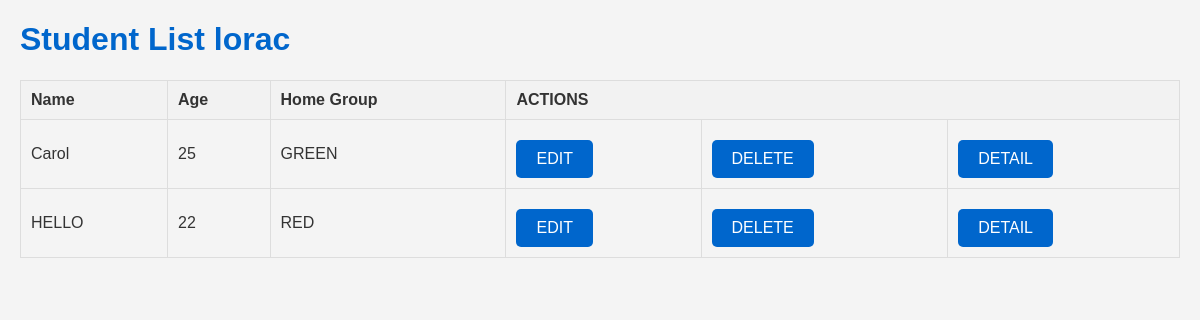
Screenshot of /models/students/ with the database file from the repository.
### modelType/models.py (models this page shows, shortened)
class CommonInfo(models.Model):
    name = models.CharField(max_length=100)
    age = models.PositiveIntegerField()
    class Meta:
        abstract = True

class Student(CommonInfo):
    home_group = models.CharField(max_length=5)

### modelType/views.py (the view)
# urls.py: path('students/', StudentListView.as_view(), name='student_list'),
class StudentListView(ListView):
    model = Student
    template_name = 'index.html'
    context_object_name = 'students'
    def get_context_data(self, **kwargs: Any) -> dict[str, Any]:
        context = super().get_context_data(**kwargs)
        context['name'] = 'lorac'
        return context

### modelType/templates/index.html (shortened to what this page needs)
<!DOCTYPE html>
<html lang="en">
<head>
</head>
<body>
    <h1>Student List {{ name }}</h1>
    <table>
        <thead>
            <tr>
                <th>Name</th>
                <th>Age</th>
                <th>Home Group</th>
                <th colspan="3">ACTIONS</th>
            </tr>
        </thead>
        <tbody>
            {% for student in students %}
                <tr>
                    <td>{{ student.name }}</td>
                    <td>{{ student.age }}</td>
                    <td>{{ student.home_group }}</td>
                    <td><a href="#">EDIT</a></td>
                    <td><a href="#">DELETE</a></td>
                    <td><a href="{% url 'student_detail' pk=student.pk %}">DETAIL</a></td>
                </tr>
            {% endfor %}
        </tbody>
    </table>
</body>
</html>

### modelType/templates/index.html (style rules this page uses)
body { font-family: Arial, sans-serif; background-color: #f4f4f4; color: #333; margin: 20px; }
h1 { color: #0066cc; }
table { width: 100%; border-collapse: collapse; margin-top: 20px; }
th, td { border: 1px solid #ddd; padding: 10px; text-align: left; }
th { background-color: #f2f2f2; }
a { display: inline-block; margin-top: 10px; padding: 10px 20px; background-color: #0066cc; color: #fff; text-decoration: none; border-radius: 5px; }

### rows the page displays
Student: name "Carol", age "25", home_group "GREEN"
Student: name "HELLO", age "22", home_group "RED"

### other values shown
{{ name }} "lorac"
